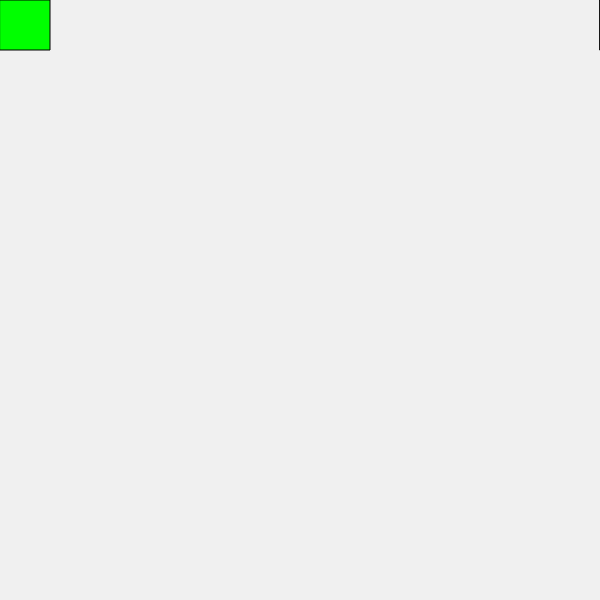
Frame 1 (no input)
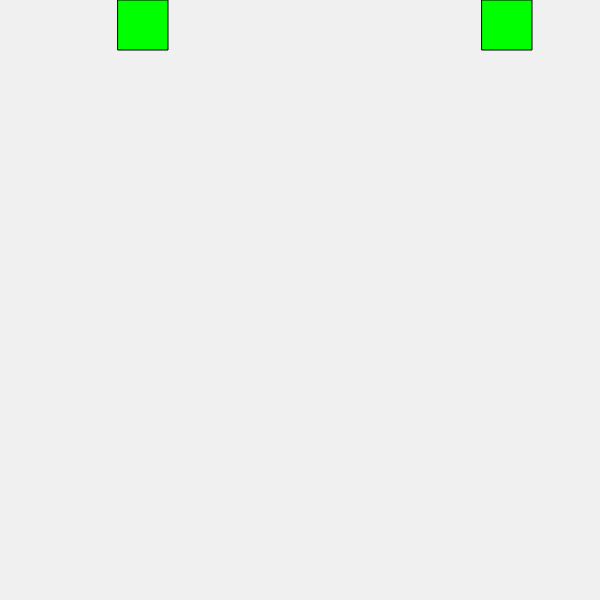
Frame 60 (no input)
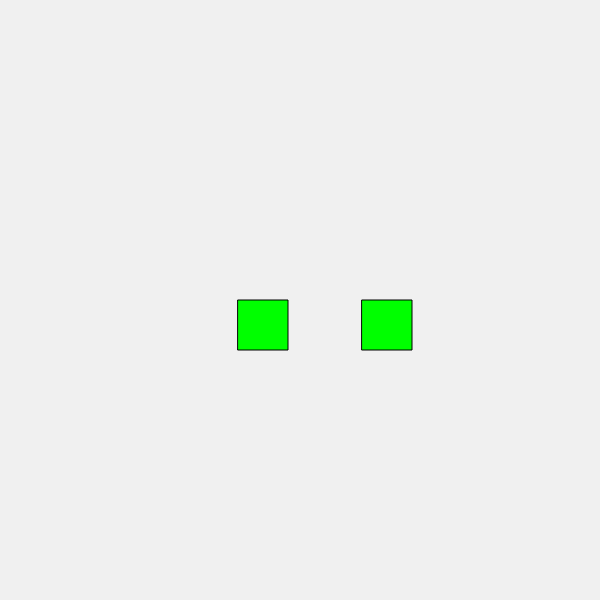
Frame 120 (the mouse pressed at the canvas centre since frame 60)

The p5.js sketch that drew these frames (run headless with seeded random() and noise() and a simulated clock; from frame 60 on, the mouse is pressed at the canvas centre):

// p5.js sketch
// ── sketch.js
// Opdracht 5D: Opposite squares

var rectX = 0;
var rectY = 600;

function setup () {
  createCanvas (600, 600);
}

function draw () {
  background (240);

  fill (0,255,0)
  rect (rectX,mouseY,50,50)
  rect (rectY,mouseY,50,50)

  rectX = rectX + 2
  rectY = rectY -2
}
